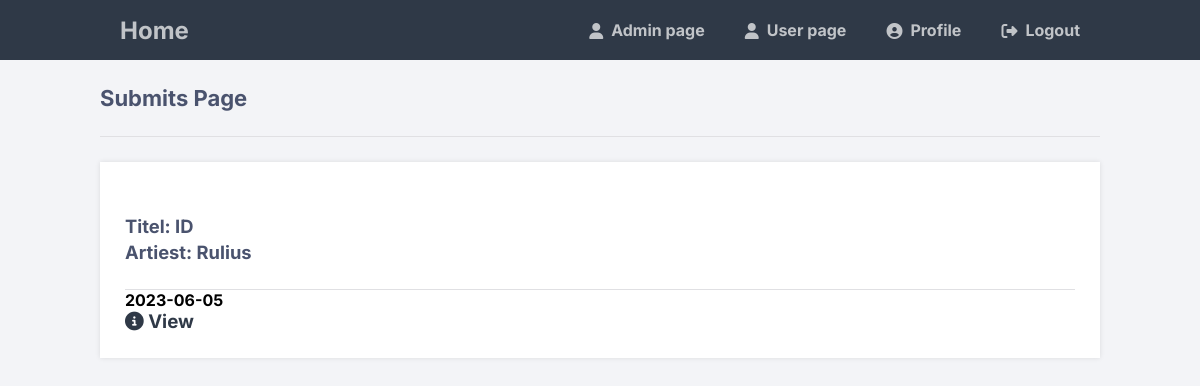
/submits/submits.php (signed in), run on an earlier commit of the app's database.
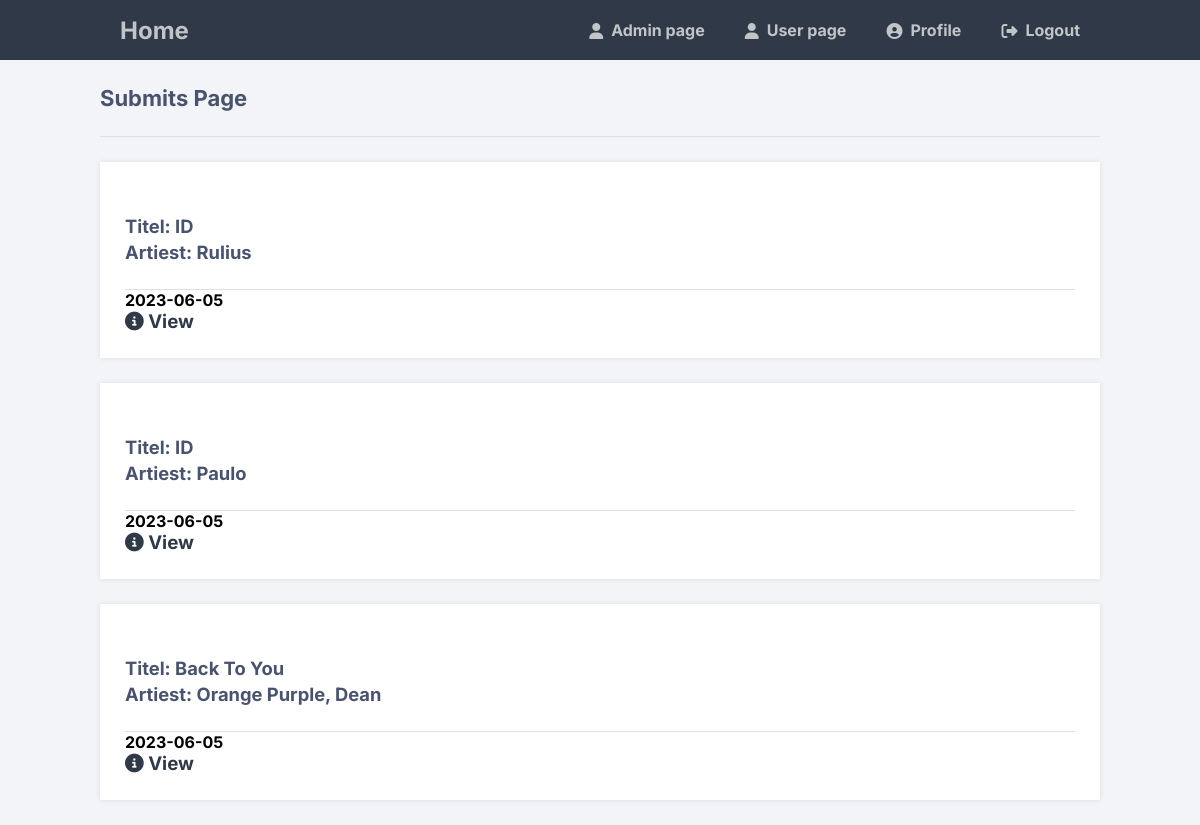
And on a later commit of the database.
### tables this page shows
CREATE TABLE IF NOT EXISTS `submits` (
  `id` int(11) NOT NULL AUTO_INCREMENT,
  `titel` varchar(50) DEFAULT 'ID',
  `artist` varchar(50) DEFAULT 'ID',
  `link` varchar(255) DEFAULT 'Geen link',
  `comment` text DEFAULT 'Geen comment',
  `date` date DEFAULT NULL,
  PRIMARY KEY (`id`)
);

### submits/submits.php (the view, shortened to what this page needs)
<?php
include_once('config/config.php');
$stmt = $connect->query("SELECT * FROM submits");
?>
<!DOCTYPE html>
<html>
	<head>
        <link rel="stylesheet" href="css/style.css">
		<link href="css\user.css" rel="stylesheet" type="text/css">
		<link rel="stylesheet" href="https://cdnjs.cloudflare.com/ajax/libs/font-awesome/6.2.0/css/all.min.css">
	</head>
	<body class="loggedin">
		<nav class="navtop">
			<div>
            <h1><a href="index.php">Home</a></h1>
                <?php
                if ($_SESSION['is_admin'] == 1){
                    ?><a href="../admin.php"><i class="fa-solid fa-user"></i>Admin page</a> <?php
                }
                ?>
				<a href="../user.php"><i class="fa-solid fa-user"></i> User page</a>
				<a href="user/profile.php"><i class="fas fa-user-circle"></i>Profile</a>
				<a href="../user\logout.php"><i class="fas fa-sign-out-alt"></i>Logout</a>
			</div>
		</nav>
		<div class="content">
			<h2>Submits Page</h2>
            <?php  while ($row = $stmt->fetch()) { ?>
            <div class="submit">
            <h2>
                <small> Titel: <?php echo $row["titel"]; ?></small>  <br>
                <small> Artiest: <?php echo $row["artist"]; ?></small>  <br>
            </h2>
            <h4><?php echo $row["date"]; ?></h4>
            <h3>
            <a class="updel" href="submit-info.php?view=<?php echo $row['id']; ?>" class="btn"> <i class="fa-solid fa-circle-info"></i> View </a>
            </h3>
    </div>
    <?php } ?>
		</div>
	</body>
</html>

### submits/css/style.css (style rules this page uses)
:root { --wit-kleur-: #ffffff; --ag-kleur-: #eaebee; --tweede-kleur-: #C7CCDB; --derde-kleur-: #767B91; --header-kleur-: #0d6a7d; --item-kleur-: #455455; --vijfde-kleur-: #F7C59F; --zesde-kleur-: #4C5B61; }
* { margin: 0; padding: 0; font-family: 'Inter', sans-serif; box-sizing: border-box; }
body { max-width: 100vw; background-color: var(--ag-kleur-); }
html { -webkit-font-smoothing: antialiased; -moz-osx-font-smoothing: grayscale; }
a { color: var(--wit-kleur-); text-decoration: none !important; }

### submits/css/user.css (style rules this page uses)
.navtop { background-color: #2f3947; height: 60px; width: 100%; border: 0; }
.navtop div { display: flex; margin: 0 auto; width: 1000px; height: 100%; }
.navtop div h1, .navtop div a { display: inline-flex; align-items: center; }
.navtop div h1 { flex: 1; font-size: 24px; padding: 0; margin: 0; color: #eaebed; font-weight: normal; }
.navtop div a { padding: 0 20px; text-decoration: none; color: #c1c4c8; font-weight: bold; }
.navtop div a i { padding: 2px 8px 0 0; }
body.loggedin { background-color: #f3f4f7; }
.content { width: 1000px; margin: 0 auto; }
.content h2 { margin: 0; padding: 25px 0; font-size: 22px; border-bottom: 1px solid #e0e0e3; color: #4a536e; }
.content > p, .content > div { box-shadow: 0 0 5px 0 rgba(0, 0, 0, 0.1); margin: 25px 0; padding: 25px; background-color: #fff; }
.content a { color: #2f3947; }

What changed in the data, as far as the page shows it:
added submits: titel "ID", artist "Paulo", date "2023-06-05"
added submits: titel "Back To You", artist "Orange Purple, Dean", date "2023-06-05"
